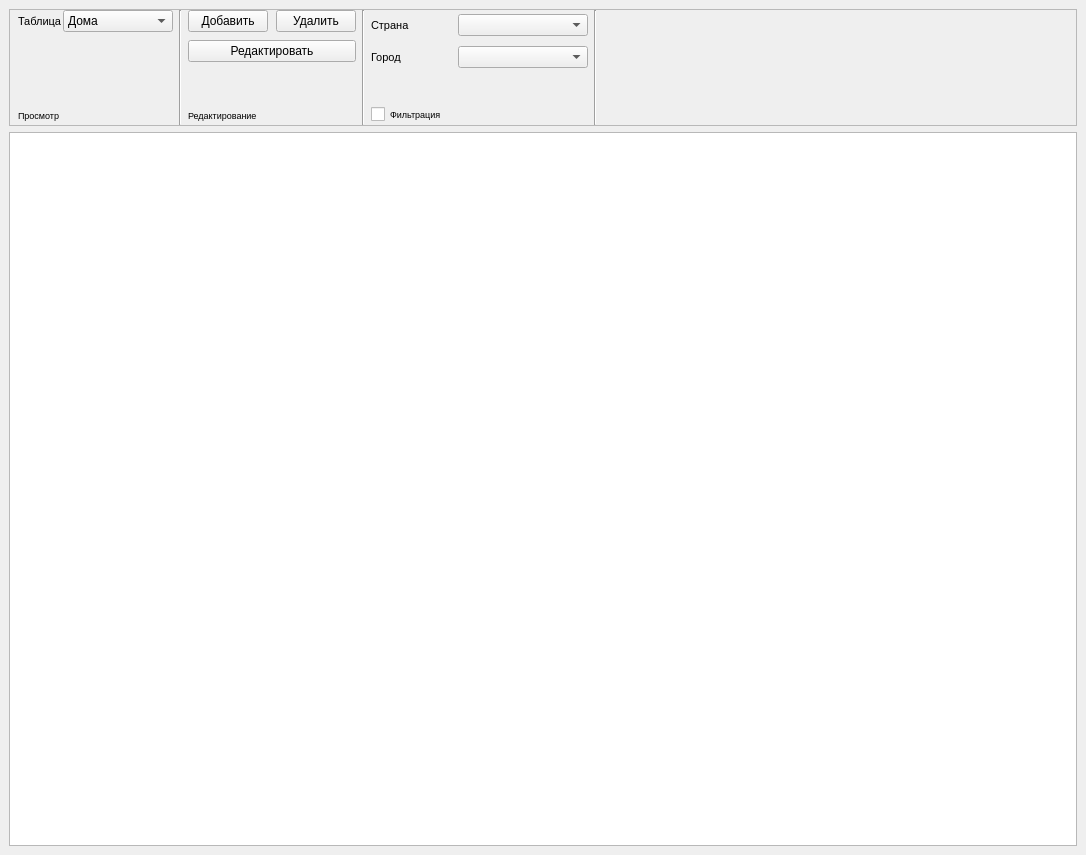
<?xml version="1.0" encoding="UTF-8"?>
<ui version="4.0">
 <class>MainWindow</class>
 <widget class="QMainWindow" name="MainWindow">
  <property name="geometry">
   <rect>
    <x>0</x>
    <y>0</y>
    <width>1086</width>
    <height>855</height>
   </rect>
  </property>
  <property name="windowTitle">
   <string>MainWindow</string>
  </property>
  <widget class="QWidget" name="centralwidget">
   <layout class="QVBoxLayout" name="verticalLayout_5">
    <item>
     <widget class="QScrollArea" name="scrollArea">
      <property name="sizePolicy">
       <sizepolicy hsizetype="Expanding" vsizetype="Maximum">
        <horstretch>0</horstretch>
        <verstretch>0</verstretch>
       </sizepolicy>
      </property>
      <property name="maximumSize">
       <size>
        <width>16777215</width>
        <height>16777215</height>
       </size>
      </property>
      <property name="verticalScrollBarPolicy">
       <enum>Qt::ScrollBarAlwaysOff</enum>
      </property>
      <property name="sizeAdjustPolicy">
       <enum>QAbstractScrollArea::AdjustIgnored</enum>
      </property>
      <property name="widgetResizable">
       <bool>true</bool>
      </property>
      <widget class="QWidget" name="scrollAreaWidgetContents">
       <property name="geometry">
        <rect>
         <x>0</x>
         <y>0</y>
         <width>1060</width>
         <height>143</height>
        </rect>
       </property>
       <layout class="QHBoxLayout" name="horizontalLayout_6">
        <property name="leftMargin">
         <number>0</number>
        </property>
        <property name="topMargin">
         <number>0</number>
        </property>
        <property name="rightMargin">
         <number>0</number>
        </property>
        <property name="bottomMargin">
         <number>0</number>
        </property>
        <item>
         <layout class="QVBoxLayout" name="verticalLayout_4">
          <property name="leftMargin">
           <number>8</number>
          </property>
          <item>
           <layout class="QVBoxLayout" name="verticalLayout_3">
            <property name="spacing">
             <number>0</number>
            </property>
            <item>
             <layout class="QVBoxLayout" name="verticalLayout_2">
              <property name="spacing">
               <number>0</number>
              </property>
              <item>
               <layout class="QHBoxLayout" name="horizontalLayout">
                <item>
                 <widget class="QLabel" name="label_6">
                  <property name="font">
                   <font>
                    <pointsize>8</pointsize>
                   </font>
                  </property>
                  <property name="text">
                   <string>Таблица</string>
                  </property>
                 </widget>
                </item>
                <item>
                 <widget class="QComboBox" name="comboBoxTableSelect">
                  <property name="sizePolicy">
                   <sizepolicy hsizetype="Preferred" vsizetype="Fixed">
                    <horstretch>0</horstretch>
                    <verstretch>0</verstretch>
                   </sizepolicy>
                  </property>
                  <property name="font">
                   <font>
                    <pointsize>9</pointsize>
                   </font>
                  </property>
                  <property name="currentIndex">
                   <number>0</number>
                  </property>
                  <item>
                   <property name="text">
                    <string>Дома</string>
                   </property>
                  </item>
                  <item>
                   <property name="text">
                    <string>Квартиры</string>
                   </property>
                  </item>
                  <item>
                   <property name="text">
                    <string>Собственники</string>
                   </property>
                  </item>
                  <item>
                   <property name="text">
                    <string>Квитанции</string>
                   </property>
                  </item>
                  <item>
                   <property name="text">
                    <string>Счетчики</string>
                   </property>
                  </item>
                  <item>
                   <property name="text">
                    <string>Услуги</string>
                   </property>
                  </item>
                 </widget>
                </item>
               </layout>
              </item>
             </layout>
            </item>
           </layout>
          </item>
          <item>
           <spacer name="verticalSpacer">
            <property name="orientation">
             <enum>Qt::Vertical</enum>
            </property>
            <property name="sizeType">
             <enum>QSizePolicy::MinimumExpanding</enum>
            </property>
            <property name="sizeHint" stdset="0">
             <size>
              <width>20</width>
              <height>40</height>
             </size>
            </property>
           </spacer>
          </item>
          <item>
           <layout class="QHBoxLayout" name="horizontalLayout_5">
            <item>
             <widget class="QLabel" name="label_2">
              <property name="font">
               <font>
                <pointsize>7</pointsize>
               </font>
              </property>
              <property name="text">
               <string>Просмотр</string>
              </property>
             </widget>
            </item>
            <item>
             <spacer name="horizontalSpacer_3">
              <property name="orientation">
               <enum>Qt::Horizontal</enum>
              </property>
              <property name="sizeType">
               <enum>QSizePolicy::Maximum</enum>
              </property>
              <property name="sizeHint" stdset="0">
               <size>
                <width>40</width>
                <height>20</height>
               </size>
              </property>
             </spacer>
            </item>
           </layout>
          </item>
         </layout>
        </item>
        <item>
         <widget class="Line" name="line">
          <property name="orientation">
           <enum>Qt::Vertical</enum>
          </property>
         </widget>
        </item>
        <item>
         <widget class="QWidget" name="widgetEditSection" native="true">
          <layout class="QVBoxLayout" name="verticalLayout">
           <property name="leftMargin">
            <number>0</number>
           </property>
           <property name="topMargin">
            <number>0</number>
           </property>
           <property name="rightMargin">
            <number>0</number>
           </property>
           <property name="bottomMargin">
            <number>0</number>
           </property>
           <item>
            <layout class="QVBoxLayout" name="verticalLayout_6">
             <property name="spacing">
              <number>8</number>
             </property>
             <property name="rightMargin">
              <number>0</number>
             </property>
             <item>
              <layout class="QHBoxLayout" name="horizontalLayout_2">
               <item>
                <widget class="QPushButton" name="pushButtonAddRow">
                 <property name="sizePolicy">
                  <sizepolicy hsizetype="Maximum" vsizetype="Maximum">
                   <horstretch>0</horstretch>
                   <verstretch>0</verstretch>
                  </sizepolicy>
                 </property>
                 <property name="font">
                  <font>
                   <pointsize>9</pointsize>
                  </font>
                 </property>
                 <property name="text">
                  <string>Добавить</string>
                 </property>
                 <property name="icon">
                  <iconset theme="list-add">
                   <normaloff>.</normaloff>.</iconset>
                 </property>
                 <property name="flat">
                  <bool>false</bool>
                 </property>
                </widget>
               </item>
               <item>
                <widget class="QPushButton" name="pushButtonRemoveRow">
                 <property name="sizePolicy">
                  <sizepolicy hsizetype="Maximum" vsizetype="Maximum">
                   <horstretch>0</horstretch>
                   <verstretch>0</verstretch>
                  </sizepolicy>
                 </property>
                 <property name="font">
                  <font>
                   <pointsize>9</pointsize>
                  </font>
                 </property>
                 <property name="text">
                  <string>Удалить</string>
                 </property>
                 <property name="icon">
                  <iconset theme="list-remove">
                   <normaloff>.</normaloff>.</iconset>
                 </property>
                 <property name="flat">
                  <bool>false</bool>
                 </property>
                </widget>
               </item>
              </layout>
             </item>
             <item>
              <layout class="QHBoxLayout" name="horizontalLayout_3">
               <item>
                <widget class="QPushButton" name="pushButtonEditRow">
                 <property name="sizePolicy">
                  <sizepolicy hsizetype="Minimum" vsizetype="Maximum">
                   <horstretch>0</horstretch>
                   <verstretch>0</verstretch>
                  </sizepolicy>
                 </property>
                 <property name="font">
                  <font>
                   <pointsize>9</pointsize>
                  </font>
                 </property>
                 <property name="text">
                  <string>Редактировать</string>
                 </property>
                 <property name="icon">
                  <iconset theme="insert-text">
                   <normaloff>.</normaloff>.</iconset>
                 </property>
                 <property name="flat">
                  <bool>false</bool>
                 </property>
                </widget>
               </item>
              </layout>
             </item>
             <item>
              <spacer name="verticalSpacer_2">
               <property name="orientation">
                <enum>Qt::Vertical</enum>
               </property>
               <property name="sizeType">
                <enum>QSizePolicy::MinimumExpanding</enum>
               </property>
               <property name="sizeHint" stdset="0">
                <size>
                 <width>17</width>
                 <height>17</height>
                </size>
               </property>
              </spacer>
             </item>
             <item>
              <layout class="QHBoxLayout" name="horizontalLayout_4">
               <item>
                <widget class="QLabel" name="label">
                 <property name="maximumSize">
                  <size>
                   <width>16777215</width>
                   <height>20</height>
                  </size>
                 </property>
                 <property name="font">
                  <font>
                   <pointsize>7</pointsize>
                  </font>
                 </property>
                 <property name="text">
                  <string>Редактирование</string>
                 </property>
                </widget>
               </item>
               <item>
                <spacer name="horizontalSpacer">
                 <property name="orientation">
                  <enum>Qt::Horizontal</enum>
                 </property>
                 <property name="sizeType">
                  <enum>QSizePolicy::Maximum</enum>
                 </property>
                 <property name="sizeHint" stdset="0">
                  <size>
                   <width>40</width>
                   <height>20</height>
                  </size>
                 </property>
                </spacer>
               </item>
              </layout>
             </item>
            </layout>
           </item>
          </layout>
         </widget>
        </item>
        <item>
         <widget class="Line" name="line_2">
          <property name="orientation">
           <enum>Qt::Vertical</enum>
          </property>
         </widget>
        </item>
        <item>
         <layout class="QVBoxLayout" name="verticalLayout_8">
          <item>
           <widget class="QStackedWidget" name="stackedWidgetFilters">
            <property name="sizePolicy">
             <sizepolicy hsizetype="Maximum" vsizetype="Preferred">
              <horstretch>0</horstretch>
              <verstretch>0</verstretch>
             </sizepolicy>
            </property>
            <property name="maximumSize">
             <size>
              <width>16777215</width>
              <height>16777215</height>
             </size>
            </property>
            <property name="currentIndex">
             <number>0</number>
            </property>
            <widget class="QWidget" name="page">
             <layout class="QVBoxLayout" name="verticalLayout_7">
              <property name="leftMargin">
               <number>0</number>
              </property>
              <property name="topMargin">
               <number>0</number>
              </property>
              <property name="rightMargin">
               <number>0</number>
              </property>
              <property name="bottomMargin">
               <number>0</number>
              </property>
              <item>
               <layout class="QHBoxLayout" name="horizontalLayout_7">
                <item>
                 <widget class="QLabel" name="label_4">
                  <property name="sizePolicy">
                   <sizepolicy hsizetype="MinimumExpanding" vsizetype="Preferred">
                    <horstretch>0</horstretch>
                    <verstretch>0</verstretch>
                   </sizepolicy>
                  </property>
                  <property name="font">
                   <font>
                    <pointsize>8</pointsize>
                   </font>
                  </property>
                  <property name="text">
                   <string>Страна</string>
                  </property>
                 </widget>
                </item>
                <item>
                 <widget class="QComboBox" name="comboBoxStateSelect">
                  <property name="sizePolicy">
                   <sizepolicy hsizetype="Maximum" vsizetype="Fixed">
                    <horstretch>0</horstretch>
                    <verstretch>0</verstretch>
                   </sizepolicy>
                  </property>
                  <property name="minimumSize">
                   <size>
                    <width>130</width>
                    <height>0</height>
                   </size>
                  </property>
                  <property name="font">
                   <font>
                    <pointsize>9</pointsize>
                   </font>
                  </property>
                  <property name="placeholderText">
                   <string>выбрать...</string>
                  </property>
                 </widget>
                </item>
               </layout>
              </item>
              <item>
               <layout class="QHBoxLayout" name="horizontalLayout_8">
                <item>
                 <widget class="QLabel" name="label_5">
                  <property name="sizePolicy">
                   <sizepolicy hsizetype="MinimumExpanding" vsizetype="Preferred">
                    <horstretch>0</horstretch>
                    <verstretch>0</verstretch>
                   </sizepolicy>
                  </property>
                  <property name="font">
                   <font>
                    <pointsize>8</pointsize>
                   </font>
                  </property>
                  <property name="text">
                   <string>Город</string>
                  </property>
                 </widget>
                </item>
                <item>
                 <widget class="QComboBox" name="comboBoxCitySelect">
                  <property name="sizePolicy">
                   <sizepolicy hsizetype="Expanding" vsizetype="Fixed">
                    <horstretch>0</horstretch>
                    <verstretch>0</verstretch>
                   </sizepolicy>
                  </property>
                  <property name="minimumSize">
                   <size>
                    <width>130</width>
                    <height>0</height>
                   </size>
                  </property>
                  <property name="font">
                   <font>
                    <pointsize>9</pointsize>
                   </font>
                  </property>
                  <property name="placeholderText">
                   <string>выбрать...</string>
                  </property>
                 </widget>
                </item>
               </layout>
              </item>
              <item>
               <spacer name="verticalSpacer_3">
                <property name="orientation">
                 <enum>Qt::Vertical</enum>
                </property>
                <property name="sizeType">
                 <enum>QSizePolicy::Maximum</enum>
                </property>
                <property name="sizeHint" stdset="0">
                 <size>
                  <width>20</width>
                  <height>27</height>
                 </size>
                </property>
               </spacer>
              </item>
             </layout>
            </widget>
            <widget class="QWidget" name="page_2">
             <layout class="QVBoxLayout" name="verticalLayout_9">
              <property name="leftMargin">
               <number>0</number>
              </property>
              <property name="topMargin">
               <number>0</number>
              </property>
              <property name="rightMargin">
               <number>0</number>
              </property>
              <property name="bottomMargin">
               <number>0</number>
              </property>
              <item>
               <layout class="QHBoxLayout" name="horizontalLayout_16">
                <item>
                 <widget class="QLabel" name="label_13">
                  <property name="sizePolicy">
                   <sizepolicy hsizetype="Maximum" vsizetype="Preferred">
                    <horstretch>0</horstretch>
                    <verstretch>0</verstretch>
                   </sizepolicy>
                  </property>
                  <property name="font">
                   <font>
                    <pointsize>8</pointsize>
                   </font>
                  </property>
                  <property name="text">
                   <string>Адрес</string>
                  </property>
                 </widget>
                </item>
                <item>
                 <widget class="QComboBox" name="comboBoxAddressSelect_A">
                  <property name="sizePolicy">
                   <sizepolicy hsizetype="MinimumExpanding" vsizetype="Fixed">
                    <horstretch>0</horstretch>
                    <verstretch>0</verstretch>
                   </sizepolicy>
                  </property>
                  <property name="maximumSize">
                   <size>
                    <width>16777215</width>
                    <height>16777215</height>
                   </size>
                  </property>
                  <property name="placeholderText">
                   <string>выбрать...</string>
                  </property>
                 </widget>
                </item>
               </layout>
              </item>
              <item>
               <spacer name="verticalSpacer_9">
                <property name="orientation">
                 <enum>Qt::Vertical</enum>
                </property>
                <property name="sizeType">
                 <enum>QSizePolicy::MinimumExpanding</enum>
                </property>
                <property name="sizeHint" stdset="0">
                 <size>
                  <width>20</width>
                  <height>67</height>
                 </size>
                </property>
               </spacer>
              </item>
             </layout>
            </widget>
            <widget class="QWidget" name="page_3">
             <layout class="QVBoxLayout" name="verticalLayout_11">
              <property name="leftMargin">
               <number>0</number>
              </property>
              <property name="topMargin">
               <number>0</number>
              </property>
              <property name="rightMargin">
               <number>0</number>
              </property>
              <property name="bottomMargin">
               <number>0</number>
              </property>
              <item>
               <layout class="QHBoxLayout" name="horizontalLayout_13">
                <item>
                 <widget class="QLabel" name="label_8">
                  <property name="sizePolicy">
                   <sizepolicy hsizetype="Maximum" vsizetype="Preferred">
                    <horstretch>0</horstretch>
                    <verstretch>0</verstretch>
                   </sizepolicy>
                  </property>
                  <property name="font">
                   <font>
                    <pointsize>8</pointsize>
                   </font>
                  </property>
                  <property name="text">
                   <string>Адрес</string>
                  </property>
                 </widget>
                </item>
                <item>
                 <widget class="QComboBox" name="comboBoxAddressSelect_O">
                  <property name="sizePolicy">
                   <sizepolicy hsizetype="MinimumExpanding" vsizetype="Fixed">
                    <horstretch>0</horstretch>
                    <verstretch>0</verstretch>
                   </sizepolicy>
                  </property>
                  <property name="maximumSize">
                   <size>
                    <width>16777215</width>
                    <height>16777215</height>
                   </size>
                  </property>
                  <property name="placeholderText">
                   <string>выбрать...</string>
                  </property>
                 </widget>
                </item>
               </layout>
              </item>
              <item>
               <spacer name="verticalSpacer_5">
                <property name="orientation">
                 <enum>Qt::Vertical</enum>
                </property>
                <property name="sizeType">
                 <enum>QSizePolicy::MinimumExpanding</enum>
                </property>
                <property name="sizeHint" stdset="0">
                 <size>
                  <width>20</width>
                  <height>67</height>
                 </size>
                </property>
               </spacer>
              </item>
             </layout>
            </widget>
            <widget class="QWidget" name="page_4">
             <layout class="QVBoxLayout" name="verticalLayout_10">
              <property name="leftMargin">
               <number>0</number>
              </property>
              <property name="topMargin">
               <number>0</number>
              </property>
              <property name="rightMargin">
               <number>0</number>
              </property>
              <property name="bottomMargin">
               <number>0</number>
              </property>
              <item>
               <layout class="QHBoxLayout" name="horizontalLayout_17">
                <item>
                 <widget class="QLabel" name="label_14">
                  <property name="sizePolicy">
                   <sizepolicy hsizetype="Maximum" vsizetype="Preferred">
                    <horstretch>0</horstretch>
                    <verstretch>0</verstretch>
                   </sizepolicy>
                  </property>
                  <property name="font">
                   <font>
                    <pointsize>8</pointsize>
                   </font>
                  </property>
                  <property name="text">
                   <string>Период</string>
                  </property>
                 </widget>
                </item>
                <item>
                 <widget class="QComboBox" name="comboBoxPeriodSelect_">
                  <property name="sizePolicy">
                   <sizepolicy hsizetype="MinimumExpanding" vsizetype="Fixed">
                    <horstretch>0</horstretch>
                    <verstretch>0</verstretch>
                   </sizepolicy>
                  </property>
                  <property name="maximumSize">
                   <size>
                    <width>16777215</width>
                    <height>16777215</height>
                   </size>
                  </property>
                  <property name="placeholderText">
                   <string>выбрать...</string>
                  </property>
                 </widget>
                </item>
               </layout>
              </item>
              <item>
               <spacer name="verticalSpacer_10">
                <property name="orientation">
                 <enum>Qt::Vertical</enum>
                </property>
                <property name="sizeType">
                 <enum>QSizePolicy::MinimumExpanding</enum>
                </property>
                <property name="sizeHint" stdset="0">
                 <size>
                  <width>20</width>
                  <height>67</height>
                 </size>
                </property>
               </spacer>
              </item>
             </layout>
            </widget>
            <widget class="QWidget" name="page_5">
             <layout class="QVBoxLayout" name="verticalLayout_12">
              <property name="leftMargin">
               <number>0</number>
              </property>
              <property name="topMargin">
               <number>0</number>
              </property>
              <property name="rightMargin">
               <number>0</number>
              </property>
              <property name="bottomMargin">
               <number>0</number>
              </property>
              <item>
               <layout class="QHBoxLayout" name="horizontalLayout_19">
                <item>
                 <widget class="QLabel" name="label_16">
                  <property name="sizePolicy">
                   <sizepolicy hsizetype="Maximum" vsizetype="Preferred">
                    <horstretch>0</horstretch>
                    <verstretch>0</verstretch>
                   </sizepolicy>
                  </property>
                  <property name="font">
                   <font>
                    <pointsize>8</pointsize>
                   </font>
                  </property>
                  <property name="text">
                   <string>Период</string>
                  </property>
                 </widget>
                </item>
                <item>
                 <widget class="QComboBox" name="comboBoxPeriodSelect_1">
                  <property name="sizePolicy">
                   <sizepolicy hsizetype="MinimumExpanding" vsizetype="Fixed">
                    <horstretch>0</horstretch>
                    <verstretch>0</verstretch>
                   </sizepolicy>
                  </property>
                  <property name="maximumSize">
                   <size>
                    <width>16777215</width>
                    <height>16777215</height>
                   </size>
                  </property>
                  <property name="placeholderText">
                   <string>выбрать...</string>
                  </property>
                 </widget>
                </item>
               </layout>
              </item>
              <item>
               <spacer name="verticalSpacer_4">
                <property name="orientation">
                 <enum>Qt::Vertical</enum>
                </property>
                <property name="sizeType">
                 <enum>QSizePolicy::MinimumExpanding</enum>
                </property>
                <property name="sizeHint" stdset="0">
                 <size>
                  <width>217</width>
                  <height>64</height>
                 </size>
                </property>
               </spacer>
              </item>
             </layout>
            </widget>
            <widget class="QWidget" name="page_6"/>
           </widget>
          </item>
          <item>
           <layout class="QHBoxLayout" name="horizontalLayout_12">
            <property name="spacing">
             <number>8</number>
            </property>
            <item>
             <widget class="QCheckBox" name="checkBox">
              <property name="sizePolicy">
               <sizepolicy hsizetype="Preferred" vsizetype="Fixed">
                <horstretch>0</horstretch>
                <verstretch>0</verstretch>
               </sizepolicy>
              </property>
              <property name="font">
               <font>
                <pointsize>7</pointsize>
               </font>
              </property>
              <property name="layoutDirection">
               <enum>Qt::LeftToRight</enum>
              </property>
              <property name="text">
               <string>Фильтрация</string>
              </property>
              <property name="tristate">
               <bool>false</bool>
              </property>
             </widget>
            </item>
            <item>
             <spacer name="horizontalSpacer_9">
              <property name="orientation">
               <enum>Qt::Horizontal</enum>
              </property>
              <property name="sizeType">
               <enum>QSizePolicy::Preferred</enum>
              </property>
              <property name="sizeHint" stdset="0">
               <size>
                <width>40</width>
                <height>20</height>
               </size>
              </property>
             </spacer>
            </item>
           </layout>
          </item>
         </layout>
        </item>
        <item>
         <widget class="Line" name="line_5">
          <property name="orientation">
           <enum>Qt::Vertical</enum>
          </property>
         </widget>
        </item>
        <item>
         <spacer name="horizontalSpacer_4">
          <property name="orientation">
           <enum>Qt::Horizontal</enum>
          </property>
          <property name="sizeType">
           <enum>QSizePolicy::Expanding</enum>
          </property>
          <property name="sizeHint" stdset="0">
           <size>
            <width>40</width>
            <height>20</height>
           </size>
          </property>
         </spacer>
        </item>
       </layout>
      </widget>
     </widget>
    </item>
    <item>
     <widget class="QTableView" name="tableView">
      <property name="font">
       <font>
        <pointsize>9</pointsize>
       </font>
      </property>
      <property name="styleSheet">
       <string notr="true">
QTableView::item:selected {
border-radius: 0px;
background-color: palette(highlight);
color: palette(highlightedText);
}
</string>
      </property>
      <property name="selectionMode">
       <enum>QAbstractItemView::ExtendedSelection</enum>
      </property>
      <property name="selectionBehavior">
       <enum>QAbstractItemView::SelectRows</enum>
      </property>
      <property name="gridStyle">
       <enum>Qt::SolidLine</enum>
      </property>
     </widget>
    </item>
   </layout>
  </widget>
  <widget class="QMenuBar" name="menubar">
   <property name="geometry">
    <rect>
     <x>0</x>
     <y>0</y>
     <width>1086</width>
     <height>27</height>
    </rect>
   </property>
  </widget>
  <action name="action">
   <property name="text">
    <string>овлы</string>
   </property>
  </action>
  <action name="action_2">
   <property name="text">
    <string>ылтвфлы</string>
   </property>
  </action>
 </widget>
 <resources/>
 <connections/>
</ui>
